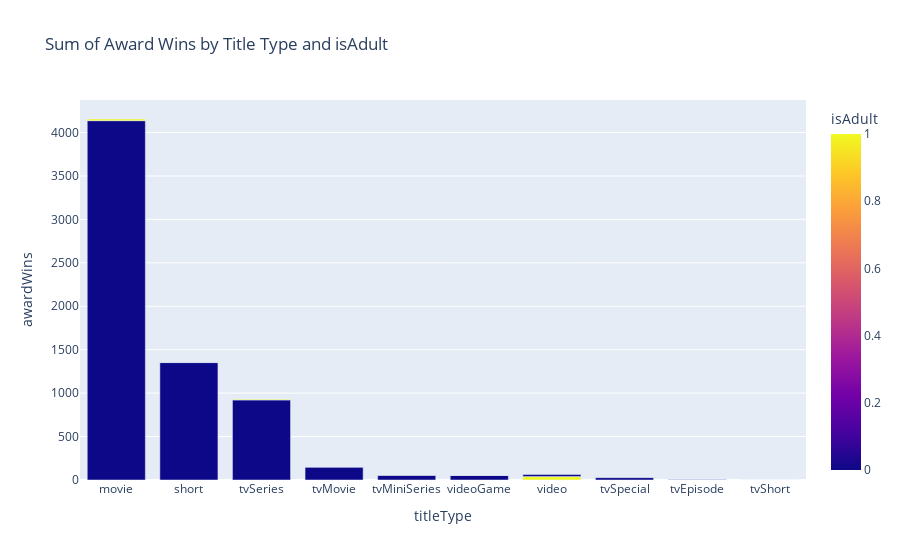

This figure's notebook cell:
### Code cell
import plotly.express as px

# Raggruppa per titleType e isAdult e somma i premi vinti
df_grouped = df.groupby(['titleType', 'isAdult'])['awardWins'].sum().reset_index()

# Ordina il DataFrame per awardWins in ordine decrescente
df_grouped = df_grouped.sort_values(by='awardWins', ascending=False)

# Crea un bar plot usando Plotly
fig = px.bar(df_grouped, x='titleType', y='awardWins', color='isAdult', barmode='group',
             title='Sum of Award Wins by Title Type and isAdult')

# Mostra il grafico
fig.show()

### Figure 1 — Plotly figure (JSON) as saved in the notebook; plotly's stock layout.template omitted (floating-point values rounded to 4 significant figures)
{"data": [{"alignmentgroup": "True", "hovertemplate": "titleType=%{x}<br>awardWins=%{y}<br>isAdult=%{marker.color}<extra></extra>", "legendgroup": "", "marker": {"color": [0, 0, 0, 0, 0, 0, 1, 0, 0, 1, 1, 0, 0, 1, 1, 1, 1, 1], "coloraxis": "coloraxis", "pattern": {"shape": ""}}, "name": "", "offsetgroup": "", "orientation": "v", "showlegend": false, "textposition": "auto", "type": "bar", "x": ["movie", "short", "tvSeries", "tvMovie", "tvMiniSeries", "videoGame", "video", "tvSpecial", "video", "movie", "tvSeries", "tvEpisode", "tvShort", "tvMovie", "tvMiniSeries", "tvEpisode", "short", "videoGame"], "xaxis": "x", "y": [4137, 1352, 922, 149, 55, 52, 39, 27, 24, 19, 9, 8, 1, 0, 0, 0, 0, 0], "yaxis": "y"}], "layout": {"barmode": "group", "coloraxis": {"colorbar": {"title": {"text": "isAdult"}}, "colorscale": [[0, "#0d0887"], [0.1111, "#46039f"], [0.2222, "#7201a8"], [0.3333, "#9c179e"], [0.4444, "#bd3786"], [0.5556, "#d8576b"], [0.6667, "#ed7953"], [0.7778, "#fb9f3a"], [0.8889, "#fdca26"], [1, "#f0f921"]]}, "legend": {"tracegroupgap": 0}, "title": {"text": "Sum of Award Wins by Title Type and isAdult"}, "xaxis": {"anchor": "y", "domain": [0, 1], "title": {"text": "titleType"}}, "yaxis": {"anchor": "x", "domain": [0, 1], "title": {"text": "awardWins"}}}}
